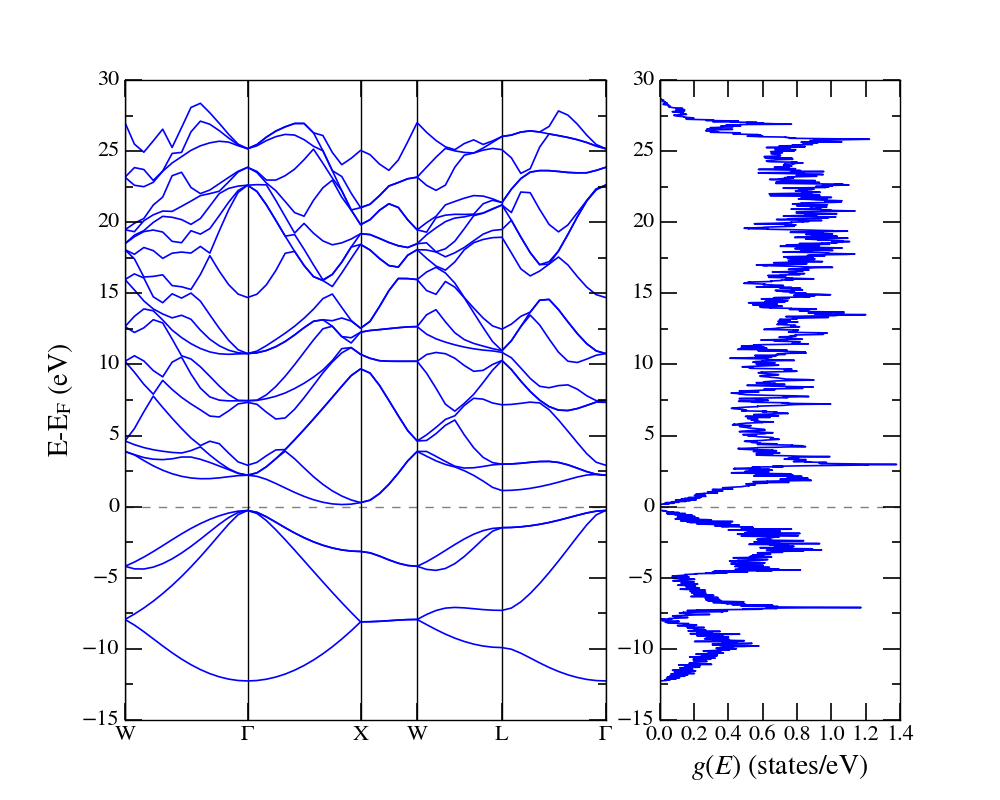

The Python source for this figure:
import numpy as np
from CASTEPbands import Spectral
import matplotlib.pyplot as plt
import matplotlib
import matplotlib.gridspec as gridspec

# Set up Matplotlib for publication quality figures
matplotlib.rc('text', usetex = True)
plt.style.use("classic")
matplotlib.rcParams['mathtext.fontset'] = 'stix'
matplotlib.rcParams['font.family'] = 'STIXGeneral'

# A more complicated version with bands and dos side by side using gridspec

fig = plt.figure(figsize=(10,8))
gs = gridspec.GridSpec(1, 2,wspace=0.15, width_ratios = [3,1.5])

bs_ax = fig.add_subplot(gs[0])
dos_ax = fig.add_subplot(gs[1])


fontsize=20

# Initialise the bands data
Si_bands  = Spectral.Spectral('Si_bands',zero_fermi=True)
# Initialise the dos dat
Si_dos  = Spectral.Spectral('Si_dos',zero_fermi=True)

# Band structure axis, add some customisations

Si_bands.plot_bs(bs_ax,
                 mono=True,
                 mono_color='blue')

# Dos axis, turned on its side
Si_dos.plot_dos(dos_ax,
                swap_axes=True,
                color='blue',
                labely = False)

plt.tight_layout()
plt.savefig("Si_bands_dos.png")

